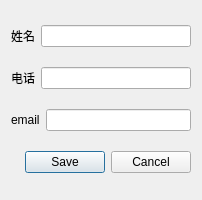
<?xml version="1.0" encoding="UTF-8"?>
<ui version="4.0">
 <class>Dialog</class>
 <widget class="QDialog" name="Dialog">
  <property name="geometry">
   <rect>
    <x>0</x>
    <y>0</y>
    <width>202</width>
    <height>200</height>
   </rect>
  </property>
  <property name="windowTitle">
   <string>新建联系人</string>
  </property>
  <layout class="QVBoxLayout" name="verticalLayout">
   <item>
    <layout class="QHBoxLayout" name="horizontalLayout">
     <item>
      <widget class="QLabel" name="label">
       <property name="text">
        <string>姓名</string>
       </property>
      </widget>
     </item>
     <item>
      <widget class="QLineEdit" name="line_name"/>
     </item>
    </layout>
   </item>
   <item>
    <layout class="QHBoxLayout" name="horizontalLayout_2">
     <item>
      <widget class="QLabel" name="label_2">
       <property name="text">
        <string>电话</string>
       </property>
      </widget>
     </item>
     <item>
      <widget class="QLineEdit" name="line_tel"/>
     </item>
    </layout>
   </item>
   <item>
    <layout class="QHBoxLayout" name="horizontalLayout_3">
     <item>
      <widget class="QLabel" name="label_3">
       <property name="text">
        <string>email</string>
       </property>
      </widget>
     </item>
     <item>
      <widget class="QLineEdit" name="line_email"/>
     </item>
    </layout>
   </item>
   <item>
    <widget class="QDialogButtonBox" name="buttonBox">
     <property name="orientation">
      <enum>Qt::Horizontal</enum>
     </property>
     <property name="standardButtons">
      <set>QDialogButtonBox::Cancel|QDialogButtonBox::Save</set>
     </property>
     <property name="centerButtons">
      <bool>false</bool>
     </property>
    </widget>
   </item>
  </layout>
 </widget>
 <resources/>
 <connections>
  <connection>
   <sender>buttonBox</sender>
   <signal>accepted()</signal>
   <receiver>Dialog</receiver>
   <slot>accept()</slot>
   <hints>
    <hint type="sourcelabel">
     <x>248</x>
     <y>254</y>
    </hint>
    <hint type="destinationlabel">
     <x>157</x>
     <y>274</y>
    </hint>
   </hints>
  </connection>
  <connection>
   <sender>buttonBox</sender>
   <signal>rejected()</signal>
   <receiver>Dialog</receiver>
   <slot>reject()</slot>
   <hints>
    <hint type="sourcelabel">
     <x>316</x>
     <y>260</y>
    </hint>
    <hint type="destinationlabel">
     <x>286</x>
     <y>274</y>
    </hint>
   </hints>
  </connection>
 </connections>
</ui>
